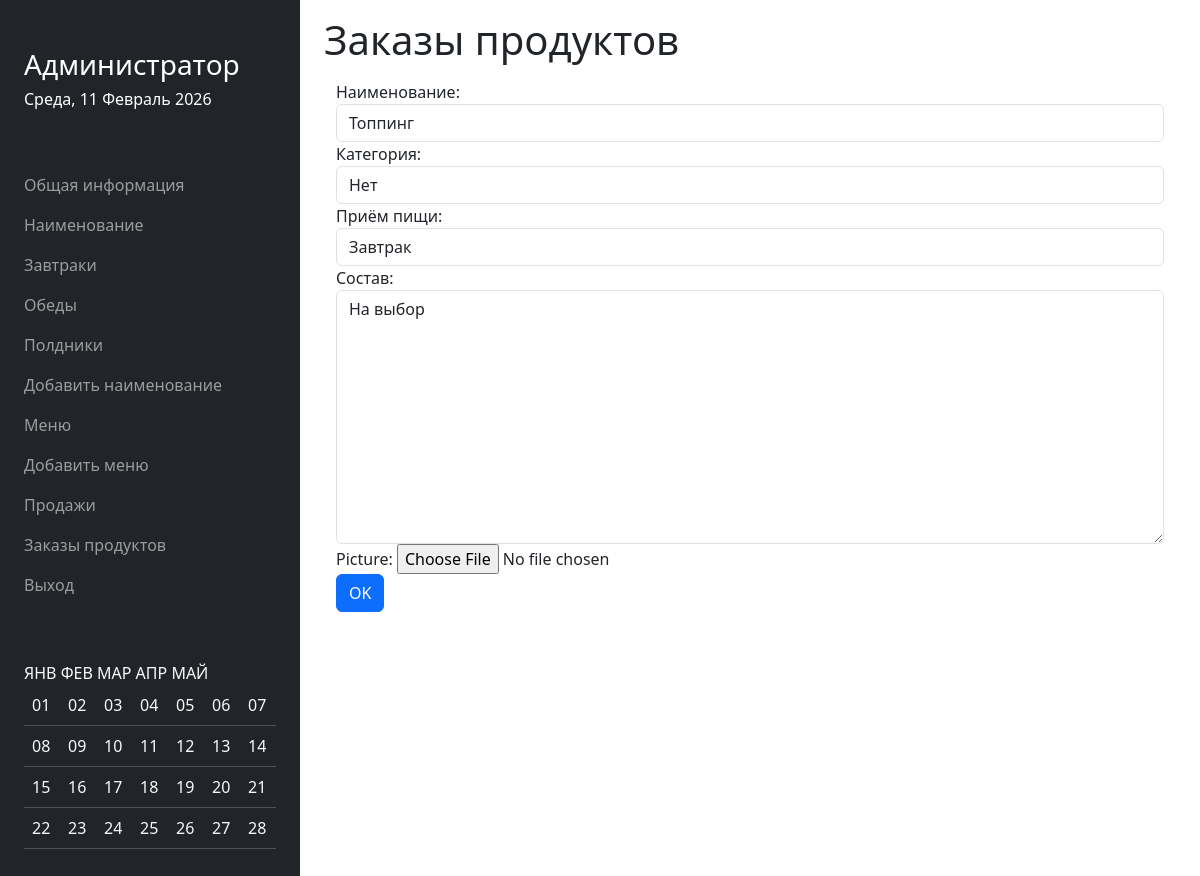
/moderator/change/dish/2/ (signed in), run on the app's committed database.
### menu/models.py (models this page shows, shortened)
class Dish(models.Model):
    name = models.CharField(max_length=255)
    type = models.IntegerField(
        choices=DISH_TYPE,
        default=0
    )
    meals = models.CharField(
        max_length=20,
        choices=MEAL_CHOICES,
        default='breakfast'
    )
    ingredients = models.CharField(max_length=255)
    picture = models.ImageField(default='/static/img/default.png', upload_to='static/img/')

### moderator/views.py (the view)
# urls.py: path('change/<str:table>/<int:id>/', views.change),
@login_required(login_url='/login/')
def change(request, table, id):
    if table == 'dish':
        dish = Dish.objects.get(id=id)
        form = DishEditForm(data=request.POST, instance=dish)
    if table == 'menu':
        form = MenuAddForm(data=request.POST)
    if request.method == 'POST':
        if form.is_valid():
            form.save()
            return redirect('/moderator/' + table)
    else:
        if table == 'dish':
            form = DishAddForm({"name": dish.name, "type": dish.type, "meals": dish.meals, "ingredients": dish.ingredients})
        if table == 'menu':
            form = MenuAddForm()
    data['form'] = form
    return render(request, 'change.html', data)

### moderator/form.py
class DishAddForm(forms.ModelForm):
    class Meta:
        model = Dish
        fields = '__all__'
    MEAL_CHOICES = [
        ('all', 'Всегда'),
        ('breakfast', 'Завтрак'),
        ('dinner', 'Обед'),
        ('snack', 'Полдник'),
    ]
    DISH_TYPE = [
        (0, 'Нет'),
        (1, 'Салат'),
        (2, 'Первое блюдо'),
        (3, 'Второе блюдо'),
        (4, 'Напиток')
    ]
    name = forms.CharField(label="Наименование", max_length=180, widget=forms.TextInput(attrs={"class": "form-control"}))
    type = forms.ChoiceField(label="Категория", choices=DISH_TYPE, widget=forms.Select(attrs={"class": "form-control"}))
    meals = forms.ChoiceField(label="Приём пищи", choices=MEAL_CHOICES, widget=forms.Select(attrs={"class": "form-control"}))
    ingredients= forms.CharField(
        label="Состав",
        widget=forms.Textarea(attrs={"required": False, "class": "form-control"})
    )

### moderator/templates/change.html (shortened to what this page needs)
{% extends 'moderator.html' %}
{% block content %}
<div class="container mt-3">
    <form action="{{ request.url }}" method="post">
        {{ form }}
        <input type="submit" class="btn btn-primary" value="OK">
    </form>
</div>
{% endblock %}

### data on the page
Dish: name "Топпинг", type "Нет", meals "Завтрак", ingredients "На выбор"

### other printed values
{{ welcome }} "Администратор"
{{ current_date|date:"l, j F Y" }} "Среда, 11 Февраль 2026"
{{ value.name }} "Общая информация" "Наименование" "Завтраки" "Обеды" "Полдники" "Добавить наименование" "Меню" "Добавить меню" "Продажи" "Заказы продуктов" "Выход"
{{ calendar | safe }} "ЯНВ ФЕВ МАР АПР МАЙ 01 02 03 04 05 06 07 08 09 10 11 12 13 14 15 16 17 18 19 20 21 22 23 24 25 26 27 28"
{{ title }} "Заказы продуктов"
